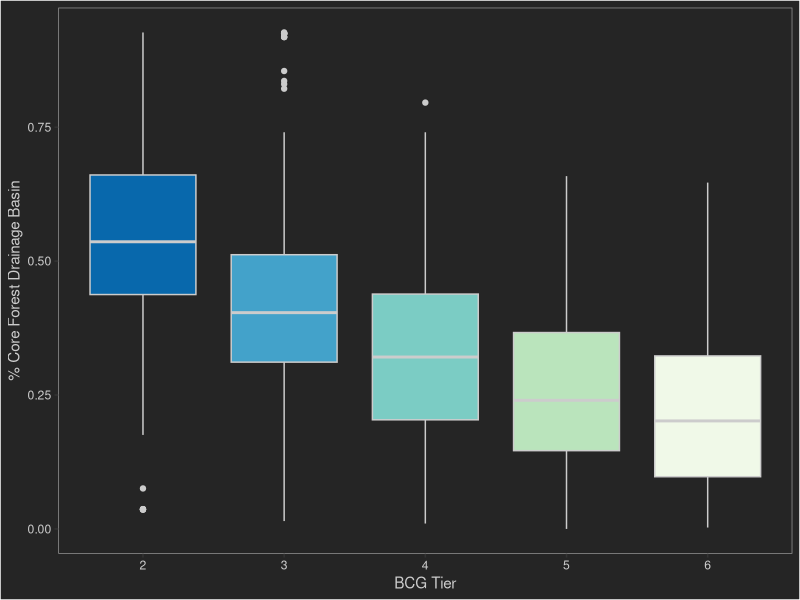
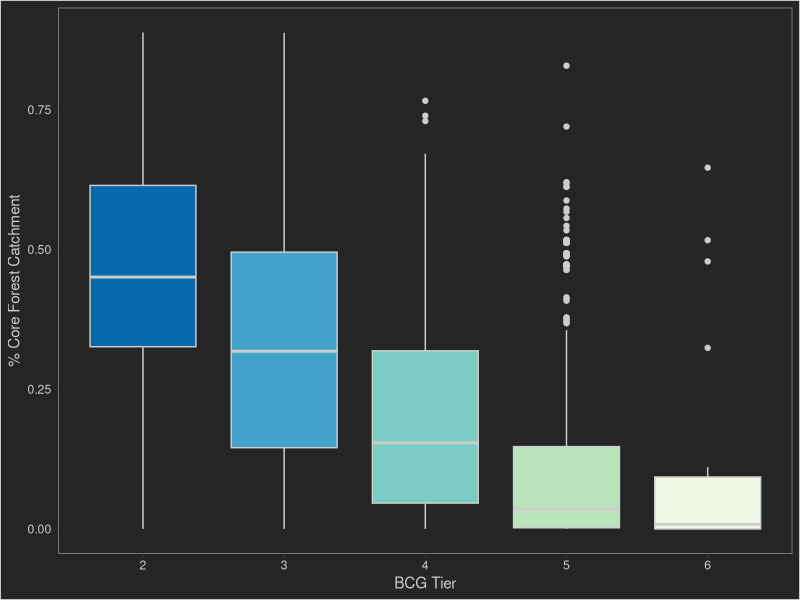
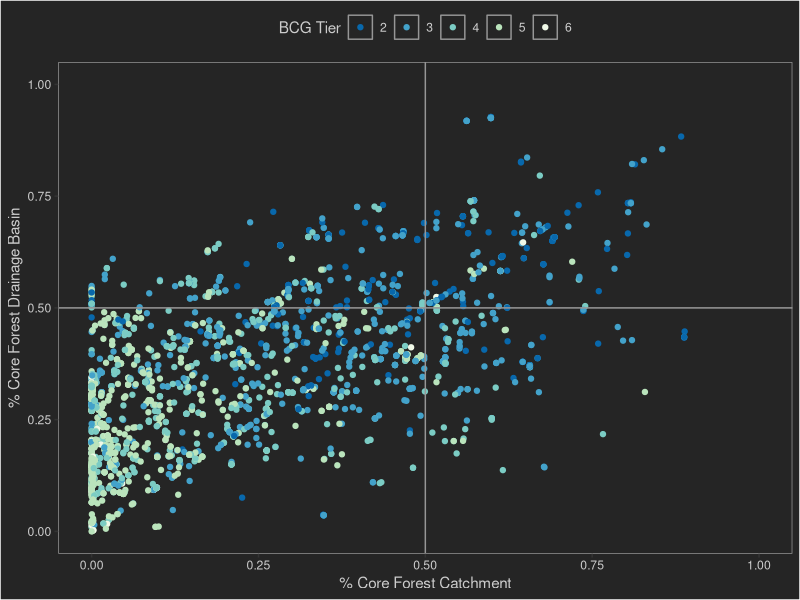
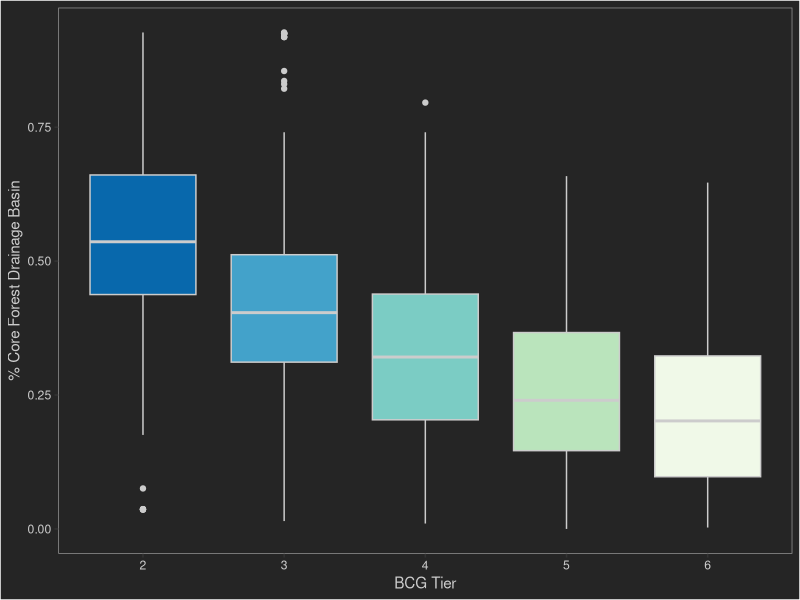

These figures' R source, in order:
# Set working directory
setwd('C:/Users/deepuser/Documents/Projects/ProgramDev/BioVariability/Taxa_Changes_Landscape_Chem')

# Load libraries
library(ggplot2)

CF_watershed <- read.csv('data/Statewide_CFPct_AllYears.csv',header=TRUE)
colnames(CF_watershed)<-c('HydroID','NextDown','SqMi','CFPct_1985','CFPct_1990','CFPct_1995',
                             'CFPct_2002','CFPct_2006','CFPct_2010','CFPct_2015')
CF_catchment <- read.csv('data/coreForestAllYears_catchments.csv',header=TRUE)
sites <- read.csv('data/BCG_Sites_1987_2019_HydroID.csv',header=TRUE)
BCG <- read.csv('data/BCG_Samples_1989_2019.csv',header=TRUE)
colnames(BCG)[1]<- 'STA_SEQ'
BCG <- BCG[,c(1,4,7)]
BCG <- merge(BCG,sites[,c(1,9)],by='STA_SEQ')

#sites_CF <- merge(sites,CF_watershed,by='HydroID')
#sites_CF_2_sqmi <- sites_CF[sites_CF$SqMi<=2,]

BCG$CFYear <- ifelse(BCG$SampleYear <1995,1990,
                      ifelse(BCG$SampleYear < 2000, 1995,
                             ifelse (BCG$SampleYear < 2005, 2002,
                                     ifelse(BCG$SampleYear < 2010, 2006,
                                            ifelse(BCG$SampleYear < 2015, 2010, 2015)))))

CFPct <- reshape(CF_watershed[,c(1,4:10)],direction="long",idvar="HydroID",
                   varying=2:ncol(CF_watershed[,c(1,4:10)]),sep="_")
colnames(CFPct)<-c("HydroID","CFYear","CFPct")

CFCatch <- reshape(CF_catchment[,c(1,5:11)],direction = "long", idvar="HydroID",
                              varying=2:ncol(CF_catchment[,c(1,5:11)]),sep="_")
colnames(CFCatch)<-c("HydroID","CFYear","CF")

BCG_CF <- merge(BCG,CFPct,by=c('HydroID','CFYear'))
BCG_CF <- merge(BCG_CF,CFCatch,by=c('HydroID','CFYear'))

ggplot(BCG_CF,aes(as.factor(NominalTier),CFPct,fill=as.factor(NominalTier)))+
  geom_boxplot(colour='#cccccc')+
  xlab('BCG Tier')+
  ylab('% Core Forest Drainage Basin')+
  scale_fill_brewer(type = "seq",
                    palette = 4,
                    direction = -1)+ 
  theme(panel.background = element_rect(fill = '#252525', colour = '#969696'),
        plot.background = element_rect(fill = '#252525'),
        panel.grid = element_blank(),
        axis.text = element_text(colour='#cccccc'),
        axis.title = element_text(color='#cccccc'),
        legend.position = 'none')

ggsave('C:/Users/deepuser/Documents/Projects/ProgramDev/BioVariability/images/bcg_CoreForest.png',
       width=5,height=5,units="in")

ggplot(BCG_CF,aes(as.factor(NominalTier),CF,fill=as.factor(NominalTier)))+
  geom_boxplot(colour='#cccccc')+
  xlab('BCG Tier')+
  ylab('% Core Forest Catchment')+
  scale_fill_brewer(type = "seq",
                    palette = 4,
                    direction = -1)+ 
  theme(panel.background = element_rect(fill = '#252525', colour = '#969696'),
        plot.background = element_rect(fill = '#252525'),
        panel.grid = element_blank(),
        axis.text = element_text(colour='#cccccc'),
        axis.title = element_text(color='#cccccc'),
        legend.position = 'none')


ggplot(BCG_CF,aes(CF,CFPct, colour=as.factor(NominalTier)))+
  geom_point()+
  ylim(0,1)+
  xlim(0,1)+
  labs(colour = 'BCG Tier')+
  xlab('% Core Forest Catchment')+
  ylab('% Core Forest Drainage Basin')+
  geom_vline(xintercept = 0.5,colour='#969696')+
  geom_hline(yintercept = 0.5,colour='#969696')+
  scale_colour_brewer(type = "seq",
                      palette = 4,
                      direction = -1,
                      aesthetics = "colour") + 
  theme(panel.background = element_rect(fill = '#252525', colour = '#969696'),
            plot.background = element_rect(fill = '#252525'),
            panel.grid = element_blank(),
            axis.text = element_text(colour='#cccccc'),
            axis.title = element_text(color='#cccccc'),
            legend.position = 'top',
            legend.background = element_rect(fill='#252525'),
            legend.key = element_rect(fill='#252525'),
            legend.text = element_text(colour = '#cccccc'),
            legend.title = element_text(colour='#cccccc'))

bcg_low <- merge(BCG_CF[BCG_CF$CFPct>0.5 & BCG_CF$CF>0.5 &BCG_CF$NominalTier >2,],sites[,c(1:3)],by='STA_SEQ')
bcg_low_sites <- unique(bcg_low[c('STA_SEQ','locationNa','locationDe')])

bcg_high <- merge(BCG_CF[BCG_CF$CFPct<0.5 & BCG_CF$CF<0.5 &BCG_CF$NominalTier == 2,],sites[,c(1:3)],by='STA_SEQ')
bcg_high_sites <- unique(bcg_high[c('STA_SEQ','locationNa','locationDe')])